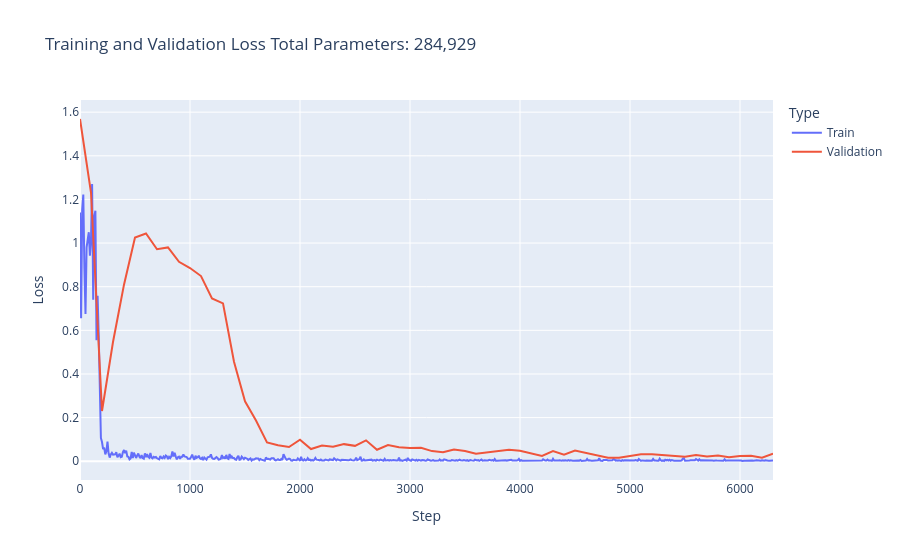

The notebook cell saved with this chart:
### Code cell
fig,df = create_loss_plot(train_hist, val_hist, steps_hist, total_learnable_params)
fig.show()

### Figure 1 — Plotly figure (JSON) as saved in the notebook; plotly's stock layout.template omitted (floating-point values rounded to 4 significant figures; data arrays with more than 128 entries replaced by an {"elided": "..."} marker saying what was removed)
{"data": [{"hovertemplate": "Type=Train<br>Step=%{x}<br>Loss=%{y}<extra></extra>", "legendgroup": "Train", "line": {"color": "#636efa", "dash": "solid"}, "marker": {"symbol": "circle"}, "mode": "lines", "name": "Train", "orientation": "v", "showlegend": true, "type": "scatter", "x": {"elided": "631 int values"}, "xaxis": "x", "y": {"elided": "631 float values"}, "yaxis": "y"}, {"hovertemplate": "Type=Validation<br>Step=%{x}<br>Loss=%{y}<extra></extra>", "legendgroup": "Validation", "line": {"color": "#EF553B", "dash": "solid"}, "marker": {"symbol": "circle"}, "mode": "lines", "name": "Validation", "orientation": "v", "showlegend": true, "type": "scatter", "x": [0, 100, 200, 300, 400, 500, 600, 700, 800, 900, 1000, 1100, 1200, 1300, 1400, 1500, 1600, 1700, 1800, 1900, 2000, 2100, 2200, 2300, 2400, 2500, 2600, 2700, 2800, 2900, 3000, 3100, 3200, 3300, 3400, 3500, 3600, 3700, 3800, 3900, 4000, 4100, 4200, 4300, 4400, 4500, 4600, 4700, 4800, 4900, 5000, 5100, 5200, 5300, 5400, 5500, 5600, 5700, 5800, 5900, 6000, 6100, 6200, 6300], "xaxis": "x", "y": [1.569, 1.232, 0.2304, 0.5464, 0.8093, 1.026, 1.044, 0.9715, 0.98, 0.9142, 0.8856, 0.8488, 0.7463, 0.7237, 0.456, 0.2745, 0.1871, 0.0863, 0.07371, 0.06543, 0.09898, 0.05584, 0.072, 0.06657, 0.07843, 0.0706, 0.0959, 0.05256, 0.07417, 0.06444, 0.0604, 0.06158, 0.04648, 0.04144, 0.05417, 0.04654, 0.03463, 0.04162, 0.04838, 0.05252, 0.04814, 0.03788, 0.0245, 0.04626, 0.02972, 0.04863, 0.03737, 0.02402, 0.01609, 0.01626, 0.02422, 0.03231, 0.03254, 0.02879, 0.0218, 0.02092, 0.02808, 0.0215, 0.02618, 0.01782, 0.02401, 0.02507, 0.01608, 0.03516], "yaxis": "y"}], "layout": {"legend": {"title": {"text": "Type"}, "tracegroupgap": 0}, "title": {"text": "Training and Validation Loss\nTotal Parameters: 284,929"}, "xaxis": {"anchor": "y", "domain": [0, 1], "title": {"text": "Step"}}, "yaxis": {"anchor": "x", "domain": [0, 1], "title": {"text": "Loss"}}}}
